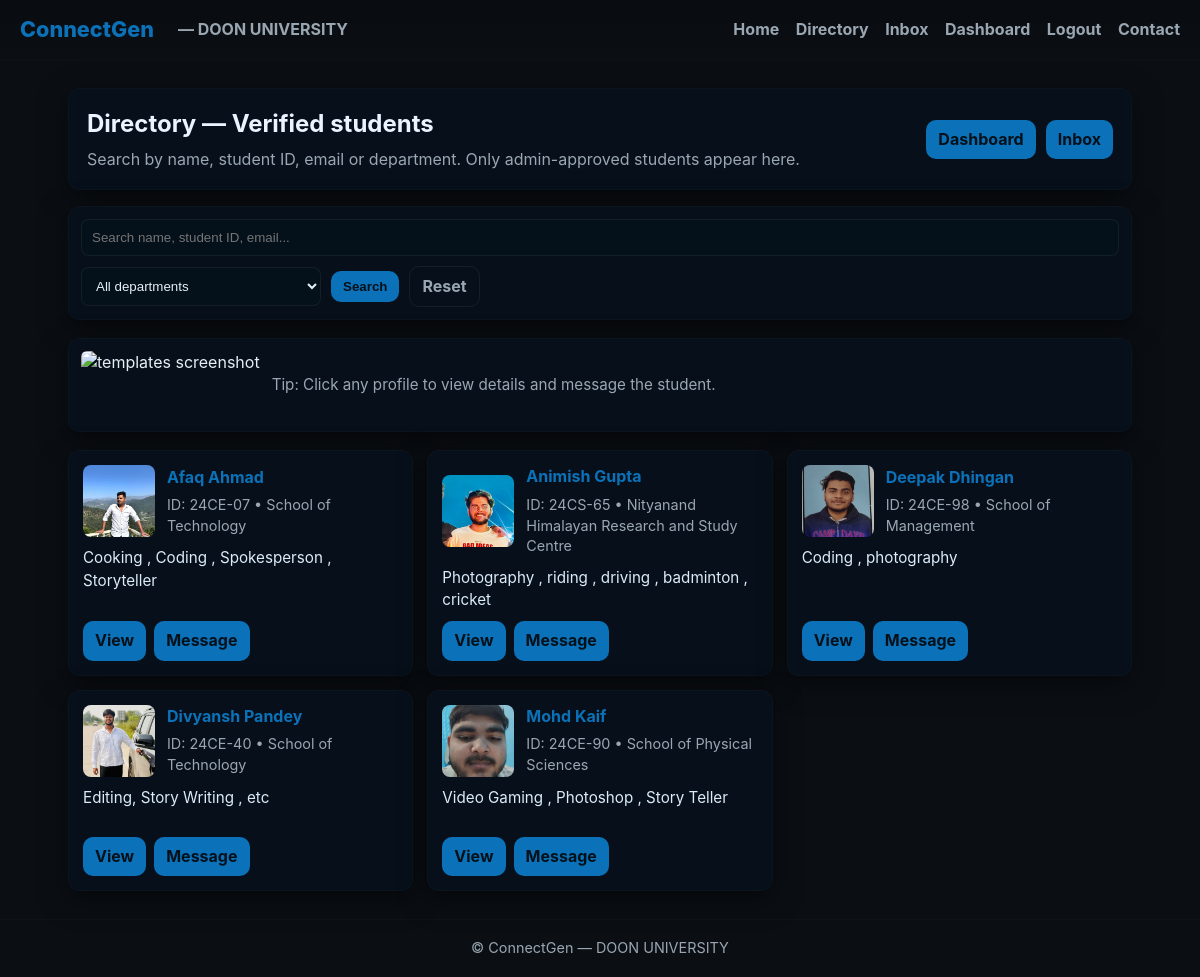
The app's page /directory/ (signed in) with its own data.
### users/models.py (models this page shows, shortened)
class Profile(models.Model):
    first_name = models.CharField(max_length=50, blank=True)
    last_name = models.CharField(max_length=50, blank=True)
    user = models.OneToOneField(User, on_delete=models.CASCADE, related_name='profile')
    skills = models.TextField(blank=True, null=True)
    student_id = models.CharField(max_length=50, unique=True)
    department = models.CharField(max_length=20, choices=DEPARTMENT_CHOICES, blank=True)
    photo = models.ImageField(upload_to='profiles/', null=True, blank=True)
    is_approved = models.BooleanField(default=False)   # admin approval flag
    submitted_at = models.DateTimeField(auto_now_add=True)
    class Meta:
        ordering = ['-submitted_at']
    def get_full_name(self):
        name = f"{self.first_name or self.user.first_name} {self.last_name or self.user.last_name}".strip()
        return name or (getattr(self.user, 'email', '') or self.student_id)

### users/views.py (the view, shortened to what this page needs)
# urls.py: path('directory/', views.directory, name='directory'),
@login_required
def directory(request):
    q = request.GET.get('q', '').strip()
    users_qs = Profile.objects.filter(is_approved=True, user__is_active=True).select_related('user')
    users_qs = users_qs.order_by('first_name', 'last_name')
    return render(request, 'users/directory.html', {'users': users_qs, 'query': q})

### users/templates/users/directory.html (shortened to what this page needs)
{% extends "users/base.html" %}
{% load static %}
{% block content %}
<div class="container" style="max-width:1100px;margin:28px auto;padding:0 18px;">
  <div class="card" style="padding:18px;display:flex;justify-content:space-between;align-items:center;margin-bottom:16px;">
    <div>
      <h2 style="margin:0;color:#eaf3ff">Directory — Verified students</h2>
      <p style="color:var(--muted);margin:6px 0 0 0">Search by name, student ID, email or department. Only admin-approved students appear here.</p>
    </div>
    <div style="display:flex;gap:10px;align-items:center;">
      <a class="btn" href="{% url 'users:dashboard' %}">Dashboard</a>
      <a class="btn" href="{% url 'users:inbox' %}">Inbox{% if unread_count %} ({{ unread_count }}){% endif %}</a>
    </div>
  </div>
  <form method="get" class="card" style="padding:12px;margin-bottom:18px;display:flex;gap:10px;flex-wrap:wrap;align-items:center;">
    <input type="text" name="q" value="{{ query|default:'' }}" placeholder="Search name, student ID, email..." class="search-input" style="min-width:320px;">
    <select name="dept" class="search-input" style="width:240px;">
      <option value="">All departments</option>
    </select>
    <button type="submit" class="btn">Search</button>
    <a href="{% url 'users:directory' %}" class="btn" style="background:transparent;border:1px solid rgba(255,255,255,0.06);color:var(--muted)">Reset</a>
  </form>
  <div class="card" style="padding:12px;margin-bottom:18px;display:flex;gap:12px;align-items:center;">
    <img src="/mnt/data/478dba8b-ae42-4804-95d1-2b611163be98.png" alt="templates screenshot" style="height:68px;border-radius:6px;object-fit:cover;">
    <div style="color:var(--muted);font-size:.95rem;">
      Tip: Click any profile to view details and message the student.
    </div>
  </div>
  {% if users %}
    <div style="display:grid;grid-template-columns:repeat(auto-fill,minmax(260px,1fr));gap:14px;">
      {% for profile in users %}
        <article class="card" style="padding:14px;display:flex;flex-direction:column;gap:10px;">
          <div style="display:flex;gap:12px;align-items:center;">
            {% if profile.photo %}
              <img src="{{ profile.photo.url }}" alt="{{ profile.get_full_name }}" style="width:72px;height:72px;border-radius:8px;object-fit:cover;">
            {% else %}
              <div style="width:72px;height:72px;border-radius:8px;background:#071827;display:flex;align-items:center;justify-content:center;color:var(--accent);font-weight:700;">
                {{ profile.get_full_name|default:profile.user.username|first }}
              </div>
            {% endif %}
            <div style="flex:1;">
              <a href="{% url 'users:profile' profile.user.username %}" style="color:var(--accent);font-weight:700;font-size:1rem;text-decoration:none;">
                {{ profile.get_full_name|default:profile.user.username }}
              </a>
              <div style="color:var(--muted);font-size:.9rem;margin-top:6px;">
                {% if profile.student_id %}ID: {{ profile.student_id }} • {% endif %}
                {{ profile.get_department_display }}
              </div>
            </div>
          </div>
          <p style="color:#dcebf9;margin:0;font-size:.95rem;min-height:40px;">
            {% if profile.skills %}
              {{ profile.skills|truncatewords:16 }}
            {% else %}
              No skills added yet.
            {% endif %}
          </p>
          <div style="display:flex;gap:8px;align-items:center;margin-top:auto;">
            <a class="btn" href="{% url 'users:profile' profile.user.username %}">View</a>
            <a class="btn" href="{% url 'users:send_message' profile.user.username %}">Message</a>
          </div>
        </article>
      {% endfor %}
    </div>
  {% else %}
    <div class="card" style="padding:18px;color:var(--muted);">
      No verified students found. Try widening your search or check back later.
    </div>
  {% endif %}
</div>
{% endblock %}

### users/templates/users/base.html (style rules this page uses)
:root { --bg: #0b0f14; --card-bg: #07101a; --accent: #0b72b9; --accent2: #1f7bdc; --muted: #9aa7b2; --text: #e6eef6; }
* { box-sizing:border-box }
html,body { height:100%;margin:0 }
body { background:var(--bg); color:var(--text); font-family:Inter, system-ui, -apple-system, "Segoe UI", Roboto, Arial; -webkit-font-smoothing:antialiased; -moz-osx-font-smoothing:grayscale; line-height:1.45; }
.container { max-width:1100px;margin:18px auto;padding:0 16px }
.card { background:var(--card-bg);border-radius:12px;padding:14px;border:1px solid rgba(255,255,255,0.02);box-shadow:0 8px 28px rgba(0,0,0,0.55) }
.btn { display:inline-block;background:var(--accent);color:#04101a;padding:8px 12px;border-radius:10px;text-decoration:none;font-weight:700;border:none;cursor:pointer }
input, select, textarea { background:#04101a;border:1px solid rgba(255,255,255,0.06);color:var(--text);padding:10px;border-radius:8px;width:100%;outline:none }
.search-input { padding:10px;border-radius:8px;border:1px solid rgba(255,255,255,0.06);background:#04101a;color:var(--text) }

### records on screen
Profile: photo (picture), get_full_name "Afaq Ahmad", student_id "24CE-07", department "School of Technology", skills "Cooking , Coding , Spokesperson , Storyteller"
Profile: photo (picture), get_full_name "Animish Gupta", student_id "24CS-65", department "Nityanand Himalayan Research and Study Centre", skills "Photography , riding , driving , badminton , cricket"
Profile: photo (picture), get_full_name "Deepak Dhingan", student_id "24CE-98", department "School of Management", skills "Coding , photography"
Profile: photo (picture), get_full_name "Divyansh Pandey", student_id "24CE-40", department "School of Technology", skills "Editing, Story Writing , etc"
Profile: photo (picture), get_full_name "Mohd Kaif", student_id "24CE-90", department "School of Physical Sciences", skills "Video Gaming , Photoshop , Story Teller"
